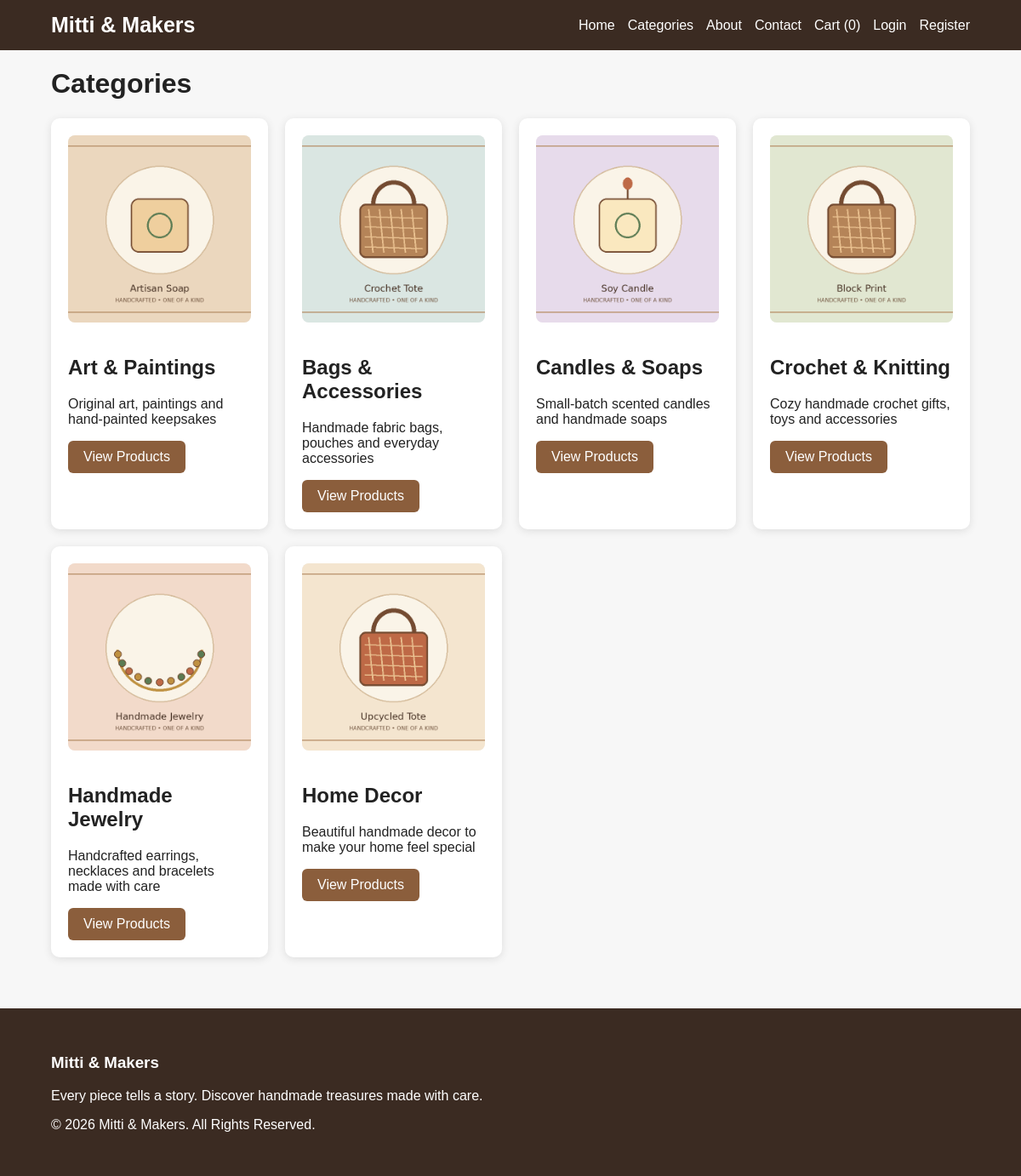
/categories.php, run on the app's committed database.
### tables this page shows
CREATE TABLE categories (
 id INT AUTO_INCREMENT PRIMARY KEY,
 name VARCHAR(100) NOT NULL,
 image VARCHAR(255),
 description TEXT,
 status TINYINT DEFAULT 1,
 created_at TIMESTAMP DEFAULT CURRENT_TIMESTAMP
);

### categories.php (the view, shortened to what this page needs)
<?php
require "config/db.php";
$result=$conn->query("SELECT * FROM categories WHERE status=1 ORDER BY name");
require "includes/header.php";
?>
<h1>Categories</h1>
<div class="grid">
<?php while($c=$result->fetch_assoc()): ?>
<div class="card">
  <img class="product-img" src="assets/images/<?php echo htmlspecialchars($c['image']); ?>" alt="<?php echo htmlspecialchars($c['name']); ?>">
  <h2><?php echo htmlspecialchars($c['name']); ?></h2>
  <p><?php echo htmlspecialchars($c['description']); ?></p>
  <a class="btn" href="products.php?category=<?php echo $c['id']; ?>">View Products</a>
</div>
<?php endwhile; ?>
</div>
<?php require "includes/footer.php"; ?>

### assets/css/style.css (style rules this page uses)
* { box-sizing:border-box }
body { margin:0;font-family:Arial,sans-serif;background:#f7f7f7;color:#222 }
.btn { display:inline-block;background:#8b5e3c;color:#fff;padding:10px 18px;border:0;border-radius:6px;text-decoration:none;cursor:pointer }
.grid { display:grid;grid-template-columns:repeat(auto-fit,minmax(220px,1fr));gap:20px;margin:20px 0 40px }
.card { background:#fff;padding:20px;border-radius:10px;box-shadow:0 2px 10px #ddd }
.product-img { width:100%;height:220px;object-fit:cover;border-radius:8px;margin-bottom:15px }
.card .product-img { background:#f3f3f3 }

### data on the page
categories: image (picture), name "Art & Paintings", description "Original art, paintings and hand-painted keepsakes"
categories: image (picture), name "Bags & Accessories", description "Handmade fabric bags, pouches and everyday accessories"
categories: image (picture), name "Candles & Soaps", description "Small-batch scented candles and handmade soaps"
categories: image (picture), name "Crochet & Knitting", description "Cozy handmade crochet gifts, toys and accessories"
categories: image (picture), name "Handmade Jewelry", description "Handcrafted earrings, necklaces and bracelets made with care"
categories: image (picture), name "Home Decor", description "Beautiful handmade decor to make your home feel special"
